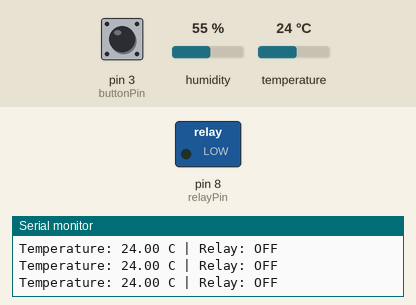
The sketch below on a simulated Arduino Uno, built with avr-gcc and run on an emulated ATmega328P. Shown: switched loads named in the sketch (green lamp = pin HIGH), the last lines printed to the serial monitor. The test bench sets the inputs (shaded band); at power-on: temperature 24 °C, pin 3 (buttonPin) HIGH, humidity 55 %.

Above: at 2.8 s.
2.9 s: temperature set to 31.6 °C
5.2 s: temperature set to 32.8 °C
At 7.2 s:
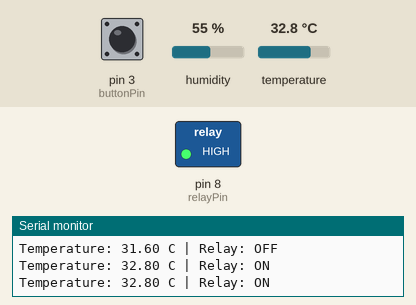
7.5 s: pin 3 (buttonPin) pulled LOW for 1.2 s
At 9.2 s:
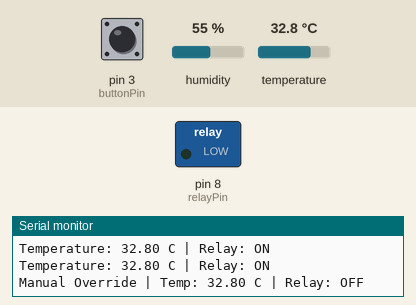
10.2 s: pin 3 (buttonPin) pulled LOW for 1.2 s
At 11.1 s:
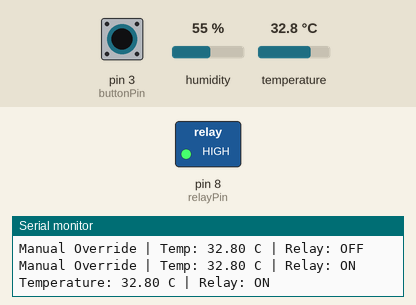
12.9 s: pin 3 (buttonPin) pulled LOW for 3.2 s
At 13.8 s:
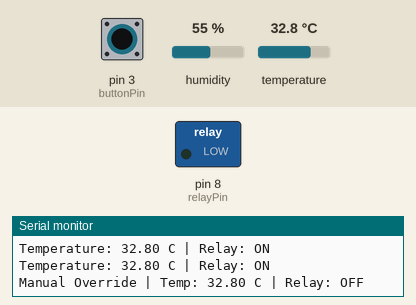
Timing chart, 0 to 15.9 s (numbered marks = the images above; inputs shaded):
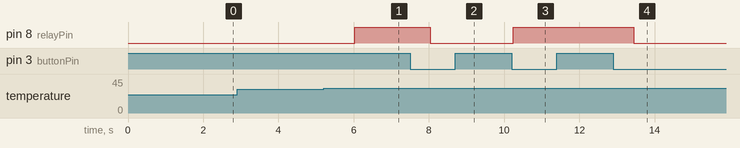

The sketch:

relay_control.ino
```cpp
#include <DHT.h>

#define DHTPIN 2
#define DHTTYPE DHT22

DHT dht(DHTPIN, DHTTYPE);

const int relayPin = 8;
const int buttonPin = 3;

bool relayState = false;
bool manualOverride = false;
bool lastButton = HIGH;

void setup() {

  pinMode(relayPin, OUTPUT);
  pinMode(buttonPin, INPUT_PULLUP);

  Serial.begin(9600);

  dht.begin();
}

void loop() {

  float temp = dht.readTemperature();

  bool button = digitalRead(buttonPin);

  if(button == LOW && lastButton == HIGH){

    manualOverride = !manualOverride;

    relayState = !relayState;

    digitalWrite(relayPin, relayState);

    Serial.print("Manual Override | Temp: ");
    Serial.print(temp);
    Serial.print(" C | Relay: ");
    Serial.println(relayState ? "ON" : "OFF");

    delay(200);
  }

  lastButton = button;

  if(!manualOverride){

    if(temp > 32){

      relayState = true;

    }

    else if(temp < 28){

      relayState = false;

    }

    digitalWrite(relayPin, relayState);

    Serial.print("Temperature: ");
    Serial.print(temp);
    Serial.print(" C | Relay: ");
    Serial.println(relayState ? "ON" : "OFF");

  }

  delay(1000);

}
```

Measured:
- the behaviour switches between 32 and 32.1 °C on temperature (found by bisection; images 0 and 1)
- after the input at 5.2 s, pin 8 (relayPin): LOW → HIGH after 0.83 s
- after the input at 7.5 s, pin 8 (relayPin): HIGH → LOW after 0.53 s
- after the input at 10.2 s, pin 8 (relayPin): LOW → HIGH at once
- after the input at 12.9 s, pin 8 (relayPin): HIGH → LOW after 0.55 s
